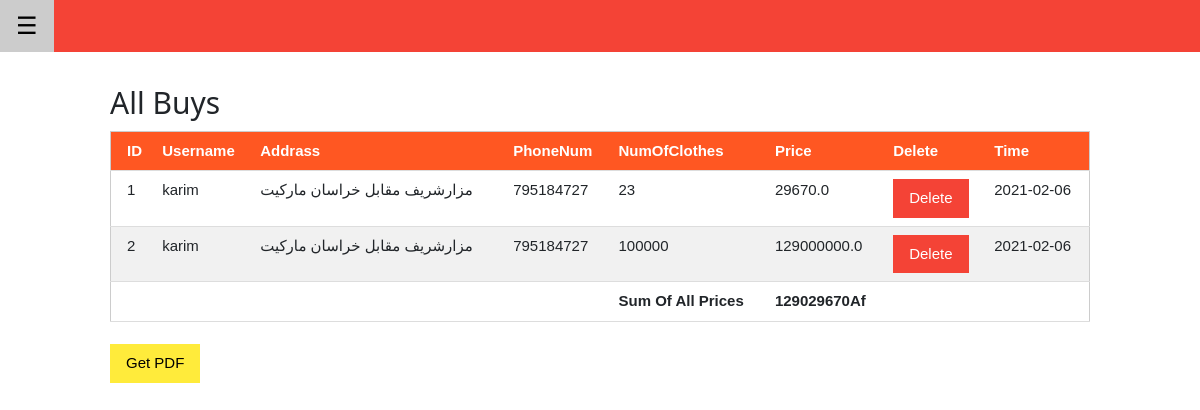
Screenshot of /buys (signed in) with the database file from the repository.
### blog/models.py (models this page shows)
class Buy(db.Model):
    id=db.Column(db.Integer,primary_key=True,unique=True)
    username=db.Column(db.Integer,nullable=False)
    add=db.Column(db.String(100),nullable=False)
    phnum=db.Column(db.Integer,nullable=False)
    clnum=db.Column(db.Integer,nullable=False)
    date=db.Column(db.DateTime,nullable=False,default=datetime.utcnow)
    price=db.Column(db.Integer,nullable=False)

### blog/routes.py (the view)
@app.route('/buys',methods=['GET','POST'])
@login_required
def buys():
    buys=Buy.query.all()
    x=0
    for buy in buys:
        x+=buy.price*buy.clnum
    return render_template('buys.html',buys=buys,x=x)

### blog/models.py (called while the page is built)
@login_manager.user_loader
def load_user(user_id):
    return User.query.get(int(user_id))

### blog/templates/buys.html
 {% extends 'layout.html' %}
 {% block content %}
<br>
<div class="w3-content">
  <h2>All Buys</h2>
  <table class="w3-table-all">
    <thead>
      <tr class="w3-deep-orange">
        <th>ID</th>
        <th>Username</th>
        <th>Addrass</th>
        <th>PhoneNum</th>
        <th>NumOfClothes</th>
        <th>Price</th>
        <th>Delete</th>
        <th>Time</th>
      </tr>
    </thead>
    {% for buy in buys %}
    <tr>
      <td>{{loop.index}}</td>
      <td>{{buy.username}}</td>
      <td>{{buy.add}}</td>
      <td>{{buy.phnum}}</td>
      <td>{{buy.clnum}}</td>
      {% if buy.clnum>1 %}
      {% set subtotal =buy.clnum|int*buy.price|float %}
      <td>{{subtotal}}</td>
      {% else %}
      <td></td>
      {% endif %}
      <td><a href="{{url_for('deletebuys',id=buy.id)}}"><button class="w3-button w3-red">Delete</button><a/></td>
      <td>{{buy.date.strftime('%Y-%m-%d')}}</td>
  </tr>
  {% endfor %}
<tr>
  <td></td>
  <td></td>
  <td></td>
  <td></td>
  <td><b>Sum Of All Prices</b></td>
  <td><b>{{x}}Af</b></td>
  <td></td>
  <td></td>
</tr>
  </table>
</div>
<br>
<div class="w3-content">
  <a href="{{url_for('get_pdf_buy')}}"><button class="w3-button w3-yellow">Get PDF</button></a>
</div>
{% endblock %}

### blog/templates/layout.html (shortened to what this page needs)
<!DOCTYPE html>
<html>
<head>
<link rel="stylesheet" type="text/css" href="../static/bootstrap.css">
<link rel="stylesheet" type="text/css" href="../static/w3.css">
</head>
<body>
<div class="w3-red">
  <button class="w3-button w3-red w3-xlarge" onclick="w3_open()">☰</button>
</div>
    {% block content %}
    {% endblock %}
</body>
</html>

### blog/static/w3.css (style rules this page uses)
html { box-sizing:border-box }
*,*:before,*:after { box-sizing:inherit }
html { -ms-text-size-adjust:100%;-webkit-text-size-adjust:100% }
body { margin:0 }
a { background-color:transparent }
b,strong { font-weight:bolder }
button,input,select,textarea,optgroup { font:inherit;margin:0 }
button,input { overflow:visible }
button,select { text-transform:none }
button,[type=button],[type=reset],[type=submit] { -webkit-appearance:button }
html,body { font-family:Verdana,sans-serif;font-size:15px;line-height:1.5 }
html { overflow-x:hidden }
h2 { font-size:30px }
h1,h2,h3,h4,h5,h6 { font-family:"Segoe UI",Arial,sans-serif;font-weight:400;margin:10px 0 }
a { color:inherit }
.w3-table,.w3-table-all { border-collapse:collapse;border-spacing:0;width:100%;display:table }
.w3-table-all { border:1px solid #ccc }
.w3-bordered tr,.w3-table-all tr { border-bottom:1px solid #ddd }
.w3-table-all tr:nth-child(odd) { background-color:#fff }
.w3-table-all tr:nth-child(even) { background-color:#f1f1f1 }
.w3-table td,.w3-table th,.w3-table-all td,.w3-table-all th { padding:8px 8px;display:table-cell;text-align:left;vertical-align:top }
.w3-table th:first-child,.w3-table td:first-child,.w3-table-all th:first-child,.w3-table-all td:first-child { padding-left:16px }
.w3-btn,.w3-button { border:none;display:inline-block;padding:8px 16px;vertical-align:middle;overflow:hidden;text-decoration:none;color:inherit;background-color:inherit;text-align:center;cursor:pointer;white-space:nowrap }
.w3-btn,.w3-button { -webkit-touch-callout:none;-webkit-user-select:none;-khtml-user-select:none;-moz-user-select:none;-ms-user-select:none;user-select:none }
.w3-content,.w3-auto { margin-left:auto;margin-right:auto }
.w3-content { max-width:980px }
.w3-xlarge { font-size:24px!important }
.w3-deep-orange,.w3-hover-deep-orange:hover { color:#fff!important;background-color:#ff5722!important }
.w3-red,.w3-hover-red:hover { color:#fff!important;background-color:#f44336!important }
.w3-yellow,.w3-hover-yellow:hover { color:#000!important;background-color:#ffeb3b!important }

### rows the page displays
Buy: username "karim", add "مزارشریف مقابل خراسان مارکیت", phnum "795184727", clnum "23", subtotal "29670.0", date "2021-02-06"
Buy: username "karim", add "مزارشریف مقابل خراسان مارکیت", phnum "795184727", clnum "100000", subtotal "129000000.0", date "2021-02-06"

### other values shown
{{ x }} "129029670"
